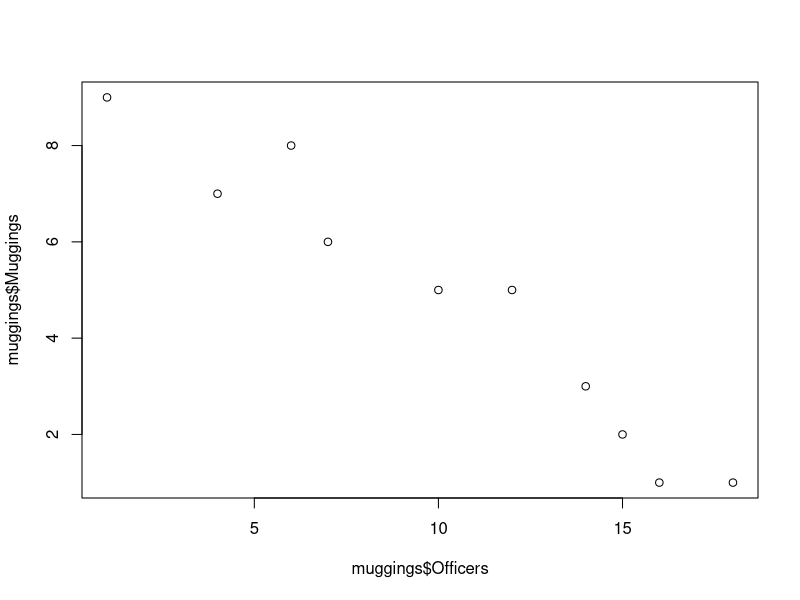

The R source for this figure:
## ---- chunk 1
## generate dataframe
muggings <- data.frame("Officers" = c(10, 15, 16, 1, 4, 6, 18, 12, 14, 7),
                       "Muggings" = c(5, 2, 1, 9, 7, 8, 1, 5, 3, 6)
)
muggings
## ---- chunk 2
## manual calculation of Pearson coefficient of correlation
x <- muggings$Officers
y <- muggings$Muggings
X <- x - mean(x)
Y <- y - mean(y)
r <- sum(X * Y) / sqrt(sum(X*X) * sum(Y*Y))
r
## using cor() function
cor(muggings$Muggings, muggings$Officers)

## ---- chunk 3
mugplot <- plot(muggings$Officers, muggings$Muggings)
mugplot
